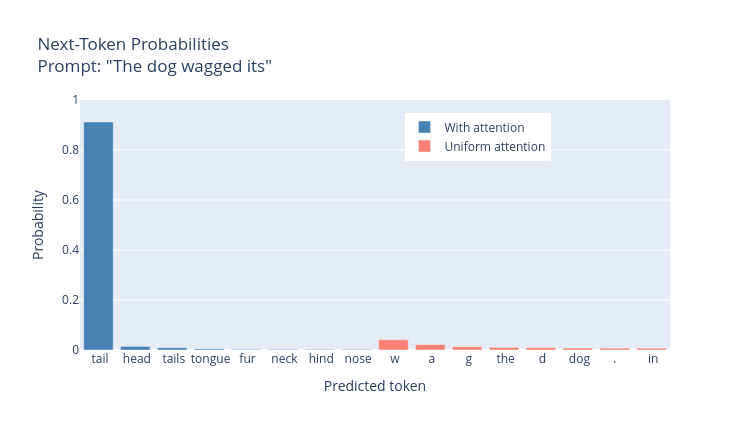

The notebook cell saved with this chart:
### Code cell
# Side-by-side bar chart comparing the two sets of predictions
n = 8
tok_n, sc_n = zip(*preds_normal[:n])
tok_u, sc_u = zip(*preds_uniform[:n])

fig = go.Figure([
    go.Bar(name="With attention",    x=list(tok_n), y=list(sc_n),
           marker_color="steelblue"),
    go.Bar(name="Uniform attention", x=list(tok_u), y=list(sc_u),
           marker_color="salmon"),
])
fig.update_layout(
    barmode="group",
    title=f'Next-Token Probabilities<br>Prompt: "{text}"',
    xaxis_title="Predicted token",
    yaxis_title="Probability",
    yaxis_range=[0, 1],
    legend=dict(x=0.55, y=0.95),
    width=750,
    height=430,
)
fig.show()

### Figure 1 — Plotly figure (JSON) as saved in the notebook; plotly's stock layout.template omitted (floating-point values rounded to 4 significant figures)
{"data": [{"marker": {"color": "steelblue"}, "name": "With attention", "type": "bar", "x": [" tail", " head", " tails", " tongue", " fur", " neck", " hind", " nose"], "y": [0.9121, 0.01429, 0.009059, 0.004381, 0.002597, 0.002452, 0.00205, 0.002026]}, {"marker": {"color": "salmon"}, "name": "Uniform attention", "type": "bar", "x": [" w", " a", " g", " the", " d", " dog", ".", " in"], "y": [0.04111, 0.02168, 0.01296, 0.01014, 0.009174, 0.00766, 0.007525, 0.007508]}], "layout": {"barmode": "group", "height": 430, "legend": {"x": 0.55, "y": 0.95}, "title": {"text": "Next-Token Probabilities<br>Prompt: \"The dog wagged its\""}, "width": 750, "xaxis": {"title": {"text": "Predicted token"}}, "yaxis": {"range": [0, 1], "title": {"text": "Probability"}}}}
